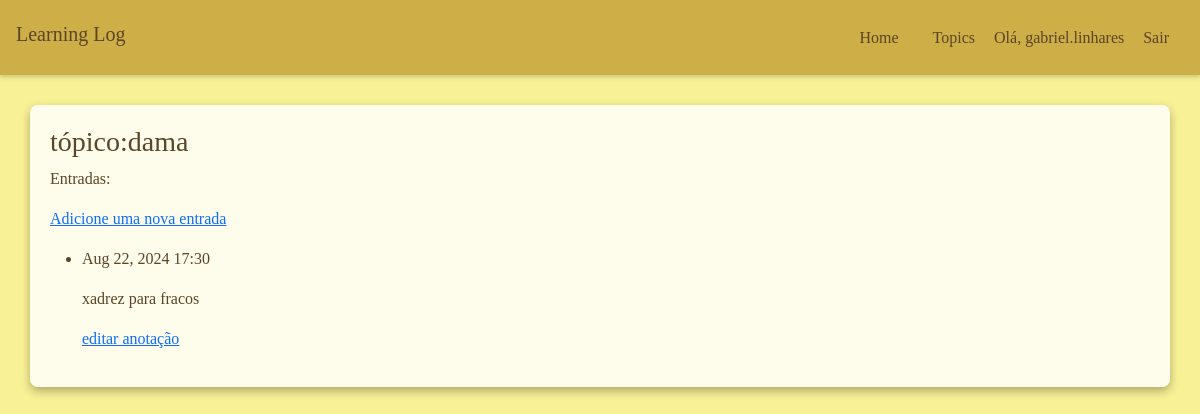
The page /topics/3/ (signed in) on the database its author committed.
### learning_logs/models.py (models this page shows, shortened)
class Topic(models.Model):
    text = models.CharField(max_length=200)
    date_added = models.DateTimeField(auto_now_add=True)
    owner=models.ForeignKey(User,on_delete=models.CASCADE)
    def __str__(self):
        return self.text

class Entry(models.Model):
    topic=models.ForeignKey(Topic,on_delete=models.CASCADE)
    text=models.TextField(max_length=5000)
    date_added = models.DateTimeField(auto_now_add=True)
    class Meta:
        verbose_name_plural="entries"

### learning_logs/views.py (the view)
# urls.py: path('topics/<topic_id>/', views.topic,name='topic'),
@login_required
def topic(request,topic_id):
    topic=Topic.objects.get(id=topic_id)
    if topic.owner !=request.user:
        raise Http404
    entries=topic.entry_set.order_by("-date_added")
    context={"topic":topic,'entries':entries}
    return render(request,'learning_logs/topic.html',context)

### learning_logs/templates/learning_logs/topic.html
{% extends 'Learning_logs/base.html' %}
{% block content %}
    <h3>tópico:{{ topic }}</h3>
    <p>Entradas: </p>
    <p><a href="{% url 'new_entry' topic.id %}">Adicione uma nova entrada</a></p>
    <ul>
        {% for entry in entries %}
        <li>
            <p>{{ entry.date_added | date:'M d, Y H:i'}}</p>
            <p>{{ entry.text | linebreaks }}</p>
            <p><a href="{% url 'edit_entry' entry.id %}">editar anotação</a></p>
        </li>
        {% empty %}
        <li>não tem registros</li>
        {% endfor %}
    </ul>
{% endblock content %}

### learning_logs/templates/learning_logs/base.html (shortened to what this page needs)
<!DOCTYPE html>
<html lang="en">
<head>
    <link href="https://cdn.jsdelivr.net/npm/bootstrap@5.3.0-alpha1/dist/css/bootstrap.min.css" rel="stylesheet">
</head>
<body>
    <header id="header" class="d-flex align-items-center justify-content-between px-3">
        <h1 class="h5">Learning Log</h1>
        <nav>
            <a href="{% url 'index' %}">Home</a>
            <a href="{% url 'topics' %}">Topics</a>
            {% if user.is_authenticated %}
                <span>Olá, {{ user.username }}</span>
                <a href="{% url 'logout' %}">Sair</a>
            {% else %}
                <a href="{% url 'register' %}">Registrar</a>
                <a href="{% url 'login' %}">Entrar</a>
            {% endif %}
        </nav>
    </header>
    <div class="container">
        {% block content %}
        {% endblock content %}
    </div>
</body>
</html>

### learning_logs/templates/learning_logs/base.html (style rules this page uses)
* { margin: 0; padding: 0; }
body { background-color: #f9f195; font-family: 'Georgia', serif; color: #5b4428; }
#header { background-color: #ceae46; height: 75px; box-shadow: 0 2px 5px rgba(0, 0, 0, 0.2); }
#header a { color: #5b4428; text-decoration: none; margin: 0 15px; }
.container { margin-top: 30px; padding: 20px; background-color: rgba(255, 255, 255, 0.8); border-radius: 8px; box-shadow: 0 4px 10px rgba(0, 0, 0, 0.3); }
h1 { margin-bottom: 20px; }

### rows shown on the page
Topic: text "dama"
Entry: date_added "Aug 22, 2024 17:30", text "xadrez para fracos"

### other values the page prints
{{ user.username }} "gabriel.linhares"
